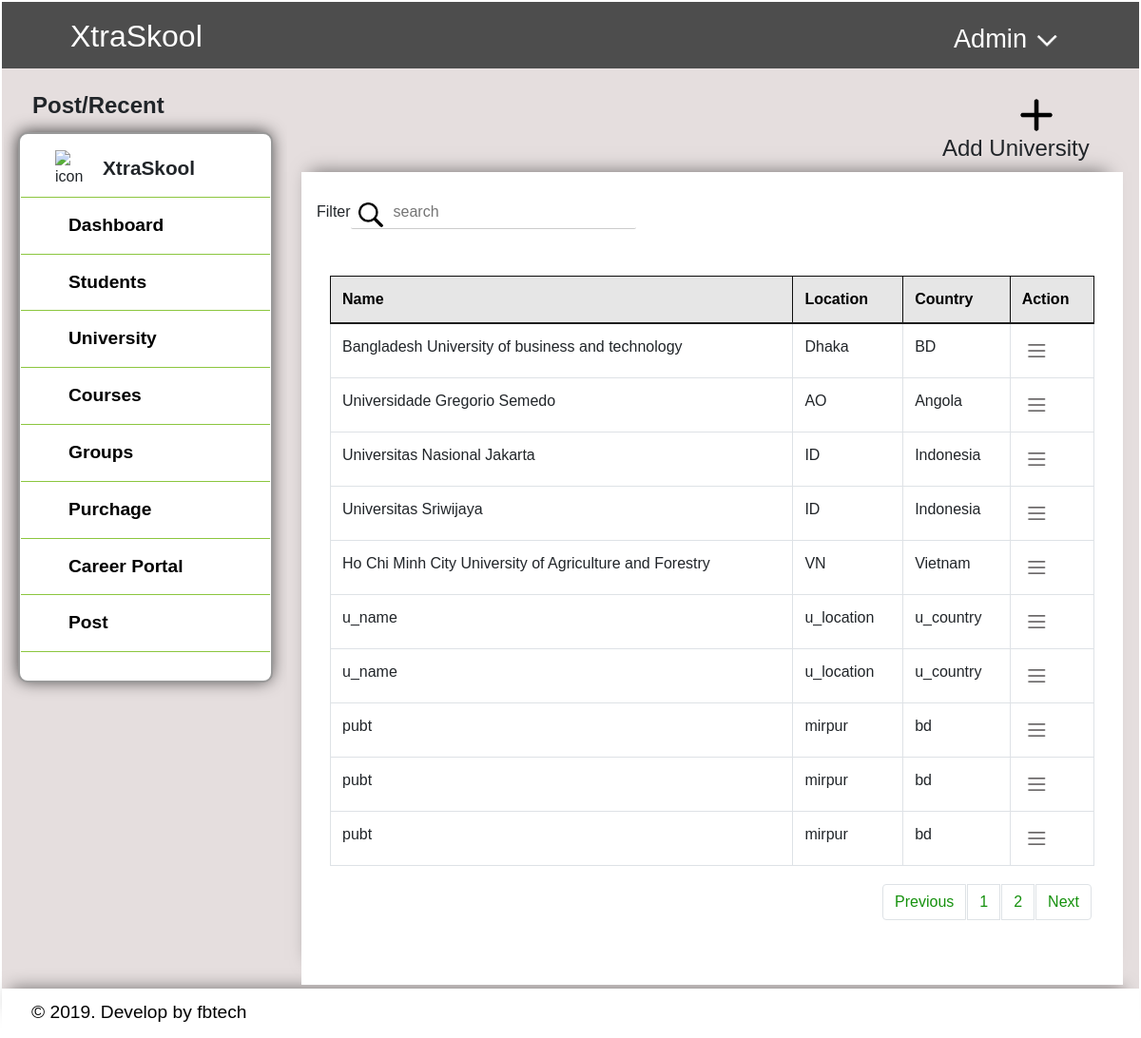
Screenshot of /university.php with the database file from the repository.
### tables this page shows
CREATE TABLE `university` (
  `uid` int(250) NOT NULL,
  `u_name` varchar(250) NOT NULL,
  `u_location` varchar(250) NOT NULL,
  `u_country` text NOT NULL
);

### university.php (the view, shortened to what this page needs)
<?php
include('header.php'); ?>
<?php
    $con = db_connect();
    $results_per_page = 10;
    $count='SELECT * FROM university';
    $result = mysqli_query($con, $count);
    $number_of_results = mysqli_num_rows($result);
    $number_of_pages = ceil($number_of_results/$results_per_page);
    if (!isset($_GET['page'])) {
        $page = 1;
        $prev = 1;
        $next = 1;
    } else {
        $page = $_GET['page'];
        $prev = $page - 1;
        $next = $page + 1;
    }
    $this_page_first_result = ($page-1)*$results_per_page;
      if( isset( $_POST['search'] ) ) {
        $searchKey = $_POST['search'];
        $sql = "SELECT * FROM university WHERE CONCAT(`u_name`, `u_location`, `u_country`) LIKE  '%".$searchKey."%'";
    } else {
        $sql='SELECT * FROM university LIMIT ' . $this_page_first_result . ',' .  $results_per_page;
        $searchKey = "search";
    }
    $result = mysqli_query($con, $sql);
?>
    <div class="student_body">
		<div class="row">
			<div class="col-sm-12">
				<div class="sileMenuSection col-sm-3 float-left">
					<h2>Post/Recent</h2>
					<div class=" sideMenu">
						<div id="logo_menu">
							<img src="image/logo.PNG" alt="icon">
							<h6>XtraSkool</h6>
						</div>
						<a href="dashboard.php" style="border-top: 1px solid #8CC63F;">Dashboard</a>
						<a href="students.php">Students</a>
						<a href="university.php">University</a>
						<a href="courses.php">Courses</a>
						<a href="groups.php">Groups</a>
						<a href="purchage.php">Purchage</a>
						<a href="career.php">Career Portal</a>
						<a href="post.php">Post</a>
					</div>
                </div>
                <div class="col-sm-9 float-right mt-4 " >
                    <div class="col-sm-3 float-right" data-toggle="modal" data-target="#exampleModal">
                        <img  src="image/plus.PNG" alt="add icon" style="width:40px; hiegth:40px; margin-left:90px;">
                        <h4 style="margin-left:10px;">Add University</h4>
                    </div>
                    <div class="col-sm-12 float-left pt-4 pb-5" style="box-shadow: -4px -13px 18px -13px rgba(0,0,0,0.5); background-color:white;" >
                          <form action="" method="POST">
                         Filter<input class="seachBox" name="search" type="input" placeholder="<?php echo $searchKey;?>">
                          </form>
                        <div   class=" col-sm-12 float-right pt-5  " style="overflow-y: auto;">
                            <table class="table table-bordered " style="with:100%; border: 1px solid #0b0b0b !important;">
                                <thead style="background-color: #e6e6e6; color: black;">
                                    <tr>
                                        <th scope="col">Name</th>
                                        <th scope="col">Location</th>
                                        <th scope="col">Country</th>
                                        <th scope="col">Action</th>
                                    </tr>
                                 </thead>
                            <tbody>
                             <?php
								while ($rows = mysqli_fetch_object($result))
								{
							?>
                                <tr>
                                <td><?php echo $rows->u_name; ?></td>
						        <td><?php echo $rows->u_location; ?></td>
						        <td><?php echo $rows->u_country; ?></td>
                                <td>
                                        <div class=" dropleft">
                                        <img  class=" dropdown-toggle" data-toggle="dropdown" aria-haspopup="true" aria-expanded="false" src="image/action.PNG" alt="action" style="margin-auto;width:30px;hiegth:30px;">
                                        </div>
                                    </td>
                                </tr>
                                <?php
                                }
                            ?>
                            </tbody>
                            </table>
                            <nav aria-label="Page navigation example" class="float-right" >
                                <ul class="pagination" >
                                    <?php
                                        echo '<li class="page-item"><a style="color:#15910d;" class="page-link"  href="university.php?page=' . $prev . '">' . 'Previous' . '</a> ';
                                    ?>
                                    <?php
                                        for ($page=1;$page<=$number_of_pages;$page++) {
                                            echo '<li class="page-item"><a style="color:#15910d;" class="page-link"  href="university.php?page=' . $page . '">' . $page . '</a> ';
                                        }
                                    ?>
                                    <?php
                                        echo '<li class="page-item"><a style="color:#15910d;" class="page-link"  href="university.php?page=' . $next . '">' . 'Next' . '</a> ';
                                    ?>
                                </ul>
                             </nav>
                        </div>
                    </div>
                </div>
			</div>
			</div>
		</div>
<?php
include('footer.php');
?>

### css/main.css (style rules this page uses)
* { margin: 0; padding: 1px; font-family: 'PT Sans', sans-serif; }
.sileMenuSection { margin: 20px 0px 0px 0px; overflow: hidden; }
.sileMenuSection h2 { padding-left: 15px; padding-bottom: 5px; font-size: 1.5rem; font-weight: bold; }
#logo_menu { padding: 10px 35px; width: 100%; }
#logo_menu img { width: 40px; height: 40px; float: left; margin-top: 5px; margin-bottom: 10px; }
#logo_menu h6 { float: left; margin: 12px 10px; font-size: 1.3rem; font-weight: bold; }
.sideMenu { background-color: white; width: ; float: left; border: 2px solid #999999; border-radius: 10px; opacity: 1; padding-bottom: 30px; margin-bottom: 25px; box-shadow: -1px -1px 17px -1px rgba(0,0,0,0.75); -webkit-box-shadow: -1px -1px 17px -1px rgba(0,0,0,0.75); -moz-box-shadow: -1px -1px 17px -1px rgba(0,0,0,0.75); }
.sideMenu a { font-weight: bold; padding: 15px 50px; width: 100%; float: left; color: black; text-decoration: none; font-size: 1.2rem; border-bottom: 1px solid #8CC63F; opacity: 1; }
.seachBox { width: 300px; box-sizing: border-box; border: none; border-bottom: 1px solid #ccc; font-size: 16px; background-color: none; background-image: url('../image/search.PNG'); background-size: auto; background-position: 8px 7px; background-repeat: no-repeat; padding: 5px 10px 5px 45px; border-radius: 2px; outline: none; }
.student_body { background-color: #e5dede; }
.table thead th { vertical-align: bottom; border-bottom: 1px solid #1e1e1e; border-bottom-width: 2px; }
.table-bordered th { border: 1px solid #0d0d0d; border-bottom-color: rgb(13, 13, 13); border-bottom-style: solid; border-bottom-width: 1px; }

### rows the page displays
university: u_name "Bangladesh University of business and technology", u_location "Dhaka", u_country "BD"
university: u_name "Universidade Gregorio Semedo", u_location "AO", u_country "Angola"
university: u_name "Universitas Nasional Jakarta", u_location "ID", u_country "Indonesia"
university: u_name "Universitas Sriwijaya", u_location "ID", u_country "Indonesia"
university: u_name "Ho Chi Minh City University of Agriculture and Forestry", u_location "VN", u_country "Vietnam"
university: u_name "u_name", u_location "u_location", u_country "u_country"
university: u_name "u_name", u_location "u_location", u_country "u_country"
university: u_name "pubt", u_location "mirpur", u_country "bd"
university: u_name "pubt", u_location "mirpur", u_country "bd"
university: u_name "pubt", u_location "mirpur", u_country "bd"
